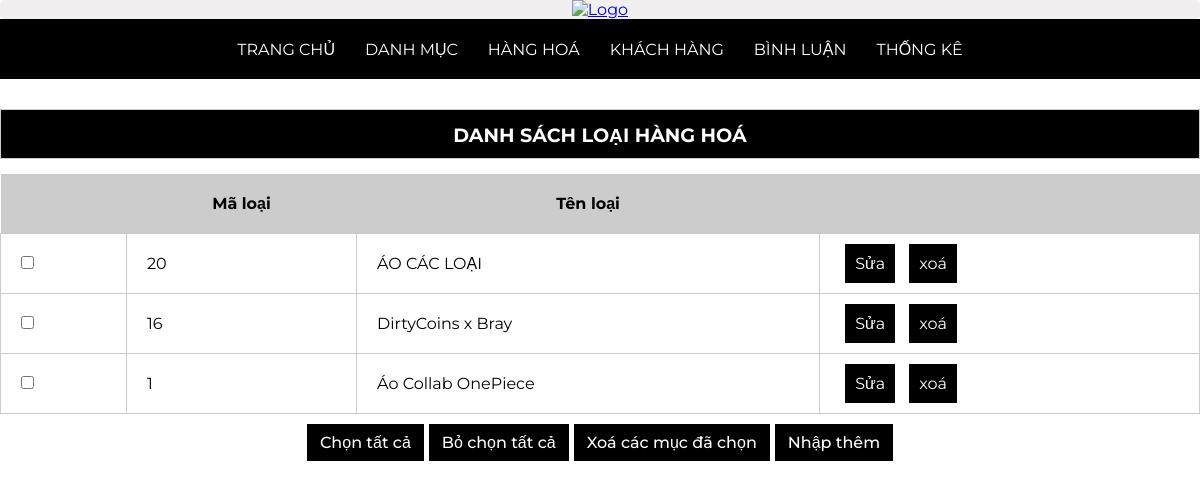
Screenshot of /admin/index.php?act=listdm with the database file from the repository.
### tables this page shows
CREATE TABLE `danhmuc` (
  `id` int(11) NOT NULL,
  `name` varchar(255) NOT NULL
);

### model/pdo.php (called while the page is built, shortened)
<?php
function pdo_get_connection(){
    $dburl = "mysql:host=localhost;dbname=duanmau;charset=utf8";
    $username = 'root';
    $password = '';
    $conn = new PDO($dburl, $username, $password);
    $conn->setAttribute(PDO::ATTR_ERRMODE, PDO::ERRMODE_EXCEPTION);
    return $conn;
}
function pdo_query($sql){
    $sql_args = array_slice(func_get_args(), 1);
    try{
        $conn = pdo_get_connection();
        $stmt = $conn->prepare($sql);
        $stmt->execute($sql_args);
        $rows = $stmt->fetchAll();
        return $rows;
    }
    catch(PDOException $e){
        throw $e;
    }
    finally{
        unset($conn);
    }
}

### model/danhmuc.php (called while the page is built, shortened)
<?php
    function loadAll_danhmuc() {
        $sql = "select * from danhmuc order by id desc";
        $listdanhmuc = pdo_query($sql);
        return $listdanhmuc;
    }
?>

### admin/danhmuc/list.php (the view, shortened to what this page needs)
<div class="row">
            <div class="row frmtitle">
                <H1>Danh Sách Loại Hàng Hoá</H1>
            </div>
            <div class="row mb10 frmdsloai">
               <table>
                <tr>
                    <th></th>
                    <th>Mã loại</th>
                    <th>Tên loại</th>
                    <th></th>
                </tr>
                <?php
                    foreach ($listdanhmuc as $danhmuc) {
                        extract($danhmuc);
                        $suadm = "index.php?act=suadm&id=".$id;
                        $xoadm = "index.php?act=xoadm&id=".$id;
                        echo ' <tr>
                        <td><input type="checkbox" name="" id=""></td>
                        <td>'.$id.'</td>
                        <td>'.$name.'</td>
                        <td><a  href="'.$suadm.'"> <input class="btn-act" type="button" value="Sửa"></a> <a href="'.$xoadm.'"><input class="btn-act" type="button" value="xoá"></a></td>
                    </tr>';
                    }
                ?>
               </table>
                </div>
                <div class="row mb20 row_form_btn">
                    <input type="button" value="Chọn tất cả">
                    <input type="button" value="Bỏ chọn tất cả">
                    <input type="button" value="Xoá các mục đã chọn">
                    <a href="index.php?act=adddm"><input type="button" value="Nhập thêm"></a>
                </div>
            <div class="row formcontent">
            </div>
        </div>

### view/css/style.css (style rules this page uses)
* { box-sizing: border-box; padding: 0; margin: 0; font-family: 'Montserrat', sans-serif; font-size: 1rem; }
.row { width: 100%; }
.mb10 { margin-bottom: 10px; }
.frmtitle { background-color: #000; border: 1px #ccc solid; height: 50px; padding: 0px 20px; margin: 15px 0; }
.frmtitle h1 { line-height: 50px; font-size: 1.2rem; text-align: center; color: #fff; text-transform: uppercase; }
.formcontent { padding: 20px 0px; }
.frmdsloai table { width: 100%; border-collapse: collapse; }
.frmdsloai table th { padding: 20px; background-color: #CCC; }
.frmdsloai table td { padding: 10px 20px; border: 1px #CCC solid; }
.row_form_btn { display: flex !important; flex-direction: row; gap: 5px; justify-content: center; align-items: center; }
.row_form_btn input { border: #0096FF solid 1px !important; border-radius: 0 !important; padding: 8px 12px !important; color: white !important; background-color: #0096FF !important; font-weight: 500; }
input.btn-act { padding: 10px; border: none; outline: none; background-color: black; color: white; margin: 0 5px; cursor: pointer; }
.row_form_btn input { border: #000 solid 1px !important; border-radius: 0 !important; padding: 8px 12px !important; color: white !important; background-color: #000 !important; font-weight: 500; cursor: pointer; }

### rows the page displays
danhmuc: id "20", name "ÁO CÁC LOẠI"
danhmuc: id "16", name "DirtyCoins x Bray"
danhmuc: id "1", name "Áo Collab OnePiece"
